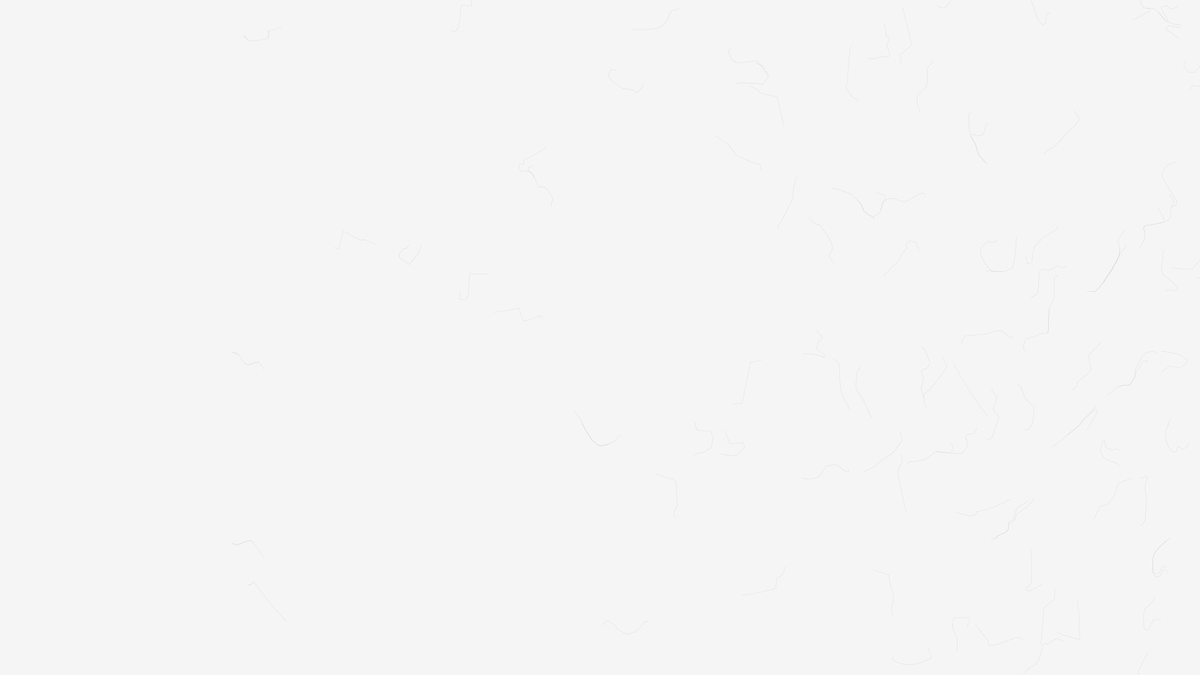
Frame 1 (no input)
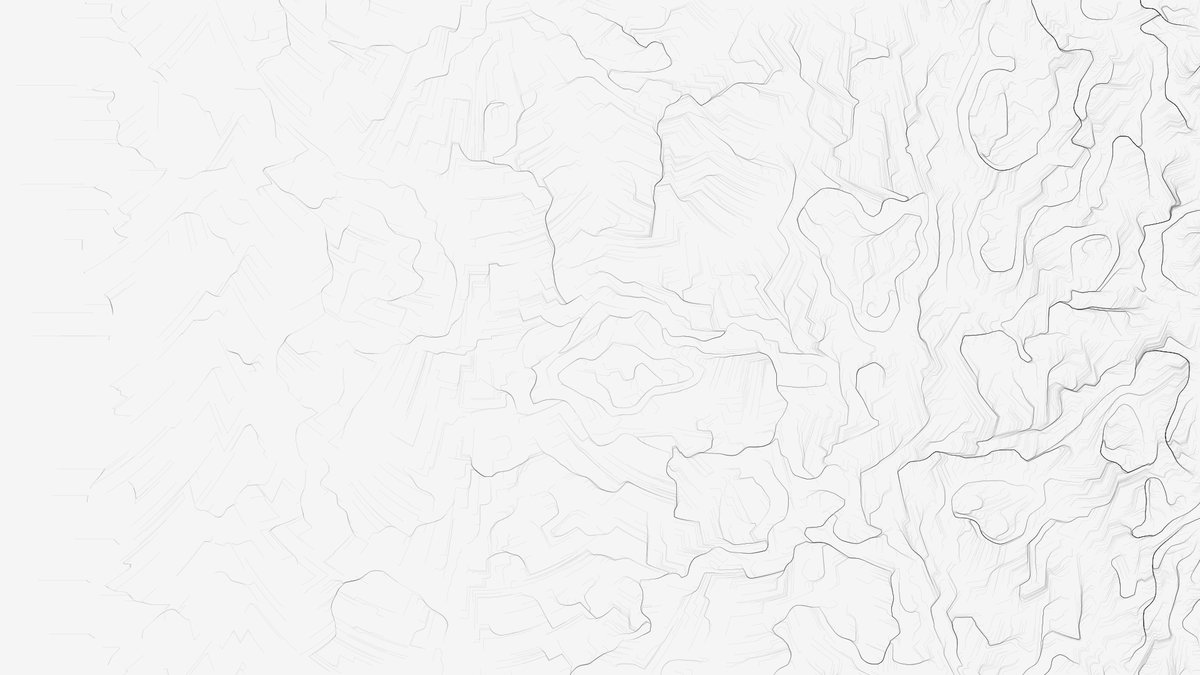
Frame 60 (the mouse pressed at the canvas centre just before this capture)
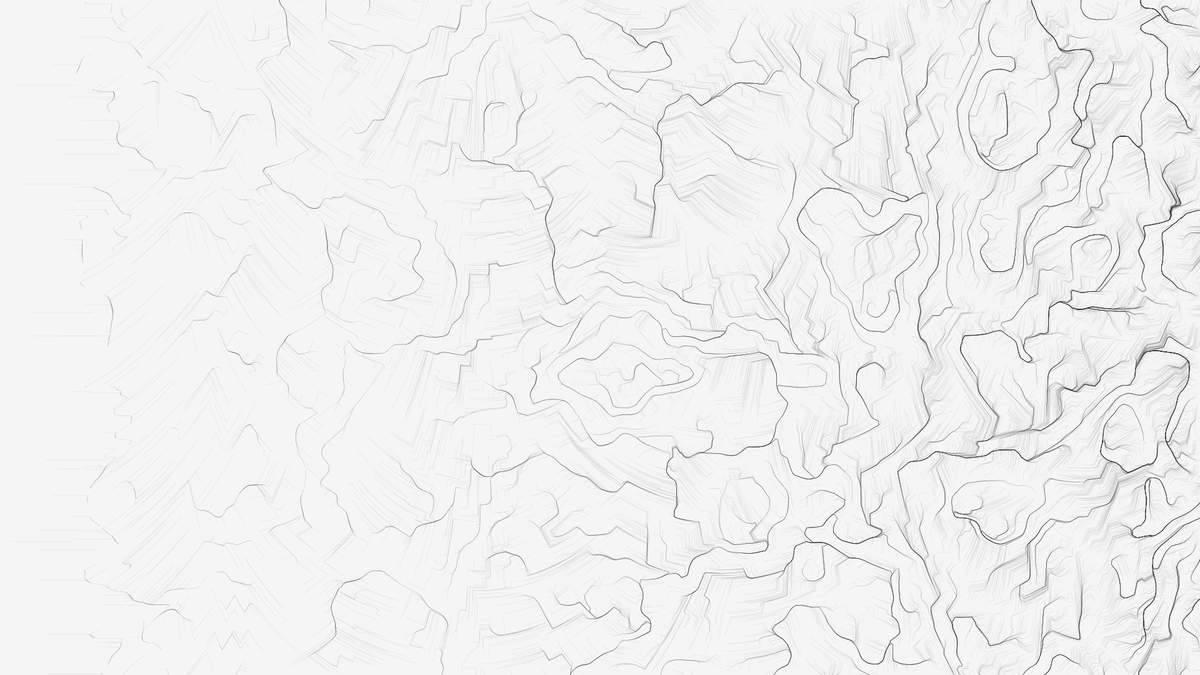
Frame 120 (the mouse held since frame 60 and released just before this capture)

The Processing sketch that drew these frames (run headless with seeded random() and noise(); from frame 60 on, the mouse is pressed at the canvas centre):

// Processing sketch: sebissay_codebase
// ── sebissay_codebase.pde
int seed = 12051993;
float scale = 1 / 200.;

void setup()
{
  randomSeed(seed);
  noiseSeed(int(random(MAX_INT)));

  size(1920, 1080);
  background(245);
  stroke(17.5, 15, 15, 10);
}

void draw()
{
  for (int i = 0; i < 100; i++)
  {
    PVector p = new PVector(width * random(random(1), 1), random(height));
    for (int k = 0; k < 200; k++)
    {
      point(p.x, p.y);
      float angle = noise(10. * noise(p.x * scale, p.y * scale), .1 * noise(p.x * scale, p.y * scale, random(min(width, height)) * scale));
      p.add(PVector.fromAngle(TWO_PI * int(27 * p.x / width * angle) / (2 + 5 * p.x / width)).mult(.5));

      if (!(p.x > 0 && p.x < width && p.y > 0 && p.y < height))
      {
        break;
      }
    }
  }


}
